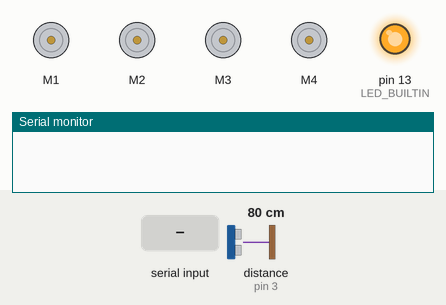
Simulated run of this sketch. Board: Arduino Uno, built with avr-gcc and run on an emulated ATmega328P. Parts: 4 × DC motor (green arrow = forward, orange = backward, longer = faster), output pins drawn as LEDs (lit = HIGH), the last lines printed to the serial monitor. Wiring (inferred from the names in the program): ultrasonic range finder: trigger pin 2; echo pin 3. The test bench sets the inputs (shaded band); at power-on: distance to the obstacle (sensor on pin 3) 80 cm. The echo pulse lasts 58.3 µs per cm; the audio player accepts every command and is not drawn; pins used as bus, display or sensor lines are not drawn.

Above: at 1.7 s.
1.8 s: "F" received over Serial
At 2.8 s:
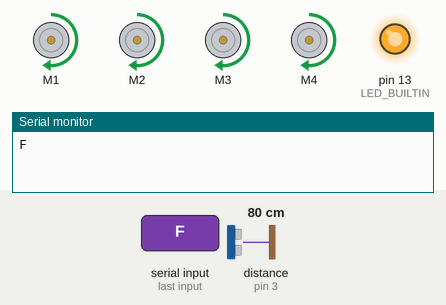
3.3 s: "B" received over Serial
At 3.9 s:
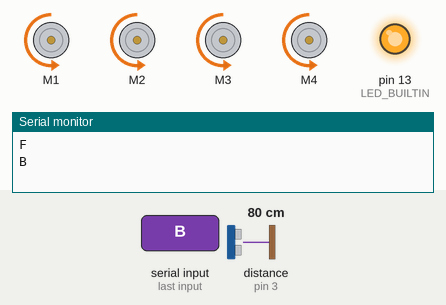
4.8 s: "L" received over Serial
At 6.0 s:
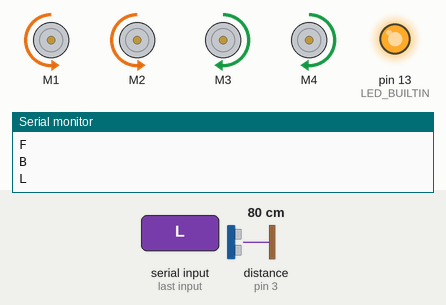
6.3 s: "R" received over Serial
At 7.3 s:
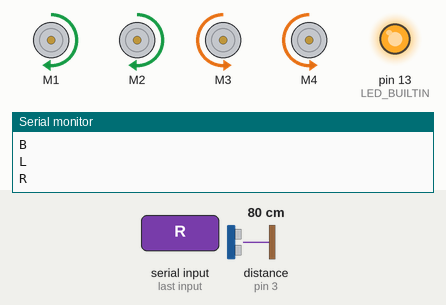
Timing chart, 0 to 8.8 s (numbered marks = the images above; inputs shaded):
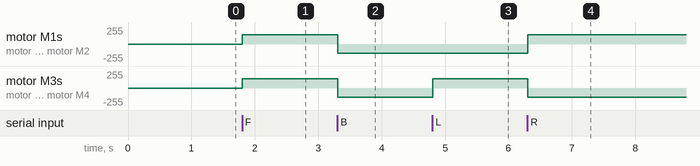

The sketch:

Muon_car_project.ino
```cpp
#include <AFMotor.h>
#include "SoftwareSerial.h"
#include "DFRobotDFPlayerMini.h"

static const int PIN_MP3_TX = 5; // Connects to module's RX
static const int PIN_MP3_RX = 4; // Connects to module's TX

SoftwareSerial player_serial(PIN_MP3_RX, PIN_MP3_TX);

AF_DCMotor motor1(1, MOTOR12_1KHZ);
AF_DCMotor motor2(2, MOTOR12_1KHZ);
AF_DCMotor motor3(3, MOTOR34_1KHZ);
AF_DCMotor motor4(4, MOTOR34_1KHZ);

DFRobotDFPlayerMini player;

int trigger_pin = 2;
int echo_pin = 3;

char movement, command;

int motor_speed = 140;
int stop_distance = 30;

void setup()
{
  Serial.begin(9600);  //Set the baud rate to your Bluetooth module.
  player_serial.begin(9600);

  pinMode(LED_BUILTIN, OUTPUT);
  digitalWrite(LED_BUILTIN, LOW);

  player.setTimeOut ( 1000 ) ;

  if (player.begin(player_serial)) {

    digitalWrite(LED_BUILTIN, HIGH);

    player.volume(30);
    delay(20);
    player.play(2);

  }

  pinMode(trigger_pin, OUTPUT);
  pinMode(echo_pin, INPUT);
  Stop();
}

void loop(){

  long distance_of_obstacle = initialize_and_get_distance_sensor();

  if(Serial.available() > 0){

    command = Serial.read();
    movement = command;

    Stop(); //initialize with motors stoped

    Serial.println(command);

    switch(command){
    case 'F':
      forward();
      break;
    case 'B':
       back();
      break;
    case 'L':
      left();
      break;
    case 'R':
      right();
      break;
    case 'S':
      Stop();
      break;
    }

  }

  if(distance_of_obstacle < stop_distance && movement == 'F'){
    Stop();
  }

}

long initialize_and_get_distance_sensor(){

   long duration, distance_of_obstacle;

   digitalWrite(trigger_pin, HIGH);
   delayMicroseconds(1000);
   digitalWrite(trigger_pin, LOW);

   duration = pulseIn(echo_pin, HIGH);
   distance_of_obstacle = (duration/2)/29.1;

   return distance_of_obstacle;

}

void forward()
{
  motor1.setSpeed(motor_speed); //Define maximum velocity
  motor1.run(FORWARD); //rotate the motor clockwise
  motor2.setSpeed(motor_speed); //Define maximum velocity
  motor2.run(FORWARD); //rotate the motor clockwise
  motor3.setSpeed(motor_speed);//Define maximum velocity
  motor3.run(FORWARD); //rotate the motor clockwise
  motor4.setSpeed(motor_speed);//Define maximum velocity
  motor4.run(FORWARD); //rotate the motor clockwise
}

void back()
{
  motor1.setSpeed(motor_speed); //Define maximum velocity
  motor1.run(BACKWARD); //rotate the motor anti-clockwise
  motor2.setSpeed(motor_speed); //Define maximum velocity
  motor2.run(BACKWARD); //rotate the motor anti-clockwise
  motor3.setSpeed(motor_speed); //Define maximum velocity
  motor3.run(BACKWARD); //rotate the motor anti-clockwise
  motor4.setSpeed(motor_speed); //Define maximum velocity
  motor4.run(BACKWARD); //rotate the motor anti-clockwise
}

void left()
{
  motor1.setSpeed(motor_speed); //Define maximum velocity
  motor1.run(BACKWARD); //rotate the motor anti-clockwise
  motor2.setSpeed(motor_speed); //Define maximum velocity
  motor2.run(BACKWARD); //rotate the motor anti-clockwise
  motor3.setSpeed(motor_speed); //Define maximum velocity
  motor3.run(FORWARD);  //rotate the motor clockwise
  motor4.setSpeed(motor_speed); //Define maximum velocity
  motor4.run(FORWARD);  //rotate the motor clockwise
}

void right()
{
  motor1.setSpeed(motor_speed); //Define maximum velocity
  motor1.run(FORWARD); //rotate the motor clockwise
  motor2.setSpeed(motor_speed); //Define maximum velocity
  motor2.run(FORWARD); //rotate the motor clockwise
  motor3.setSpeed(motor_speed); //Define maximum velocity
  motor3.run(BACKWARD); //rotate the motor anti-clockwise
  motor4.setSpeed(motor_speed); //Define maximum velocity
  motor4.run(BACKWARD); //rotate the motor anti-clockwise
}

void Stop()
{
  motor1.setSpeed(0); //Define minimum velocity
  motor1.run(RELEASE); //stop the motor when release the button
  motor2.setSpeed(0); //Define minimum velocity
  motor2.run(RELEASE); //rotate the motor clockwise
  motor3.setSpeed(0); //Define minimum velocity
  motor3.run(RELEASE); //stop the motor when release the button
  motor4.setSpeed(0); //Define minimum velocity
  motor4.run(RELEASE); //stop the motor when release the button
}
```

Measured:
- after the input at 1.8 s, motor M1–4: stopped → forward 140/255 at once
- after the input at 3.3 s, motor M1–4: forward 140/255 → backward 140/255 at once
- after the input at 4.8 s, motor M3, motor M4: backward 140/255 → forward 140/255 at once
- after the input at 6.3 s, motor M1, motor M2: backward 140/255 → forward 140/255 at once; motor M3, motor M4: forward 140/255 → backward 140/255 at once
